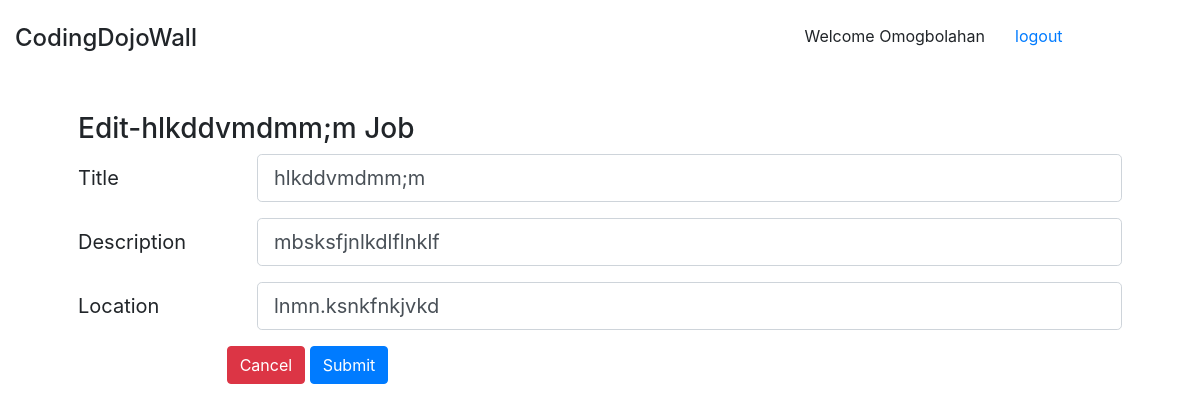
Screenshot of /editJob/16 (signed in) with the database file from the repository.
### Login_app/models.py (models this page shows)
class User(models.Model):
    First_name = models.CharField(max_length=55)
    Last_name =models.CharField(max_length=55)
    Email = models.CharField(max_length=255)
    Password = models.CharField(max_length= 60)
    created_at = models.DateTimeField(auto_now_add = True)
    updated_at = models.DateTimeField(auto_now= True)
    objects = UserManager()

### Job_app/models.py (models this page shows)
class Job(models.Model):
    Title = models.CharField(max_length= 255)
    Description = models.TextField()
    Location = models.CharField(max_length=255)
    Categories = models.TextField()
    created_at= models.DateTimeField(auto_now_add=True)
    updated_at =models.DateTimeField(auto_now=True)
    Posted_by = models.ForeignKey(User, related_name = 'jobs', on_delete= models.CASCADE)
    users_joined = models.ManyToManyField(User, related_name= 'jobs_joined')
    objects = JobManager()

### Job_app/views.py (the view)
# urls.py: path("editJob/<jobid>",views.displayedit),
def displayedit(request, jobid):
    job_edit = Job.objects.get(id = jobid)
    currentUser = User.objects.get(id=request.session['user_id'])
    context = {
        'thisUser' : currentUser,
        'jobtoedit' : job_edit
    }
    return render(request, 'edit_job.html', context)

### Job_app/templates/edit_job.html (shortened to what this page needs)
<!DOCTYPE html>
<html lang="en">
<head>
    <link rel="stylesheet" href="https://maxcdn.bootstrapcdn.com/bootstrap/4.0.0/css/bootstrap.min.css"
>
</head>
<body>
    <div class="container-fluid pt-4">
        <div class="row">
            <div class="col">
                <h4>CodingDojoWall</h4>
            </div>
            <div class="col-md-auto">
                <p>Welcome {{thisUser.First_name}}</p>
            </div>
            <div class="col col-lg-2">
                <a href="/logout">logout</a>
            </div>
        </div>
    </div>
    <div class="container p-5">
        <h3 >Edit-{{ jobtoedit.Title}} Job </h3>
        <form action="/job/edit/{{jobtoedit.id}}" method="POST">{% csrf_token%}
            <div class="form-group row">
                <label for="colFormLabelLg" class="col-sm-2 col-form-label col-form-label-lg">Title</label>
                <div class="col-sm-10">
                    <input name="title" value="{{jobtoedit.Title}}" type="text" class="form-control form-control-lg" id="colFormLabelLg"
                        placeholder="insert destination">
                </div>
            </div>
            <div class="form-group row">
                <label for="colFormLabelLg" class="col-sm-2 col-form-label col-form-label-lg">Description</label>
                <div class="col-sm-10">
                    <input name="desc" value="{{jobtoedit.Description}}" type="text" class="form-control form-control-lg" id="colFormLabelLg"
                        placeholder="">
                </div>
            </div>
            <div class="form-group row">
                <label for="colFormLabelLg" class="col-sm-2 col-form-label col-form-label-lg">Location</label>
                <div class="col-sm-10">
                    <input name="location" value="{{jobtoedit.Location}}" type="text" class="form-control form-control-lg" id="colFormLabelLg"
                        placeholder="">
                </div>
            </div>
            <div class="form-group row">
                <div class="col-sm-10">
                    <label for="colFormLabelLg" class="col-sm-2 col-form-label col-form-label-lg"></label>
                    <a class="btn btn-danger" href="/jobs">Cancel</a>
                    <button class="btn btn-primary" type="submit">Submit</button>
                </div>
            </div>
        </form>
    </div>
</body>
</html>

### rows the page displays
User: First_name "Omogbolahan"
Job: Title "hlkddvmdmm;m", title "hlkddvmdmm;m", desc "mbsksfjnlkdlflnklf", location "lnmn.ksnkfnkjvkd"
